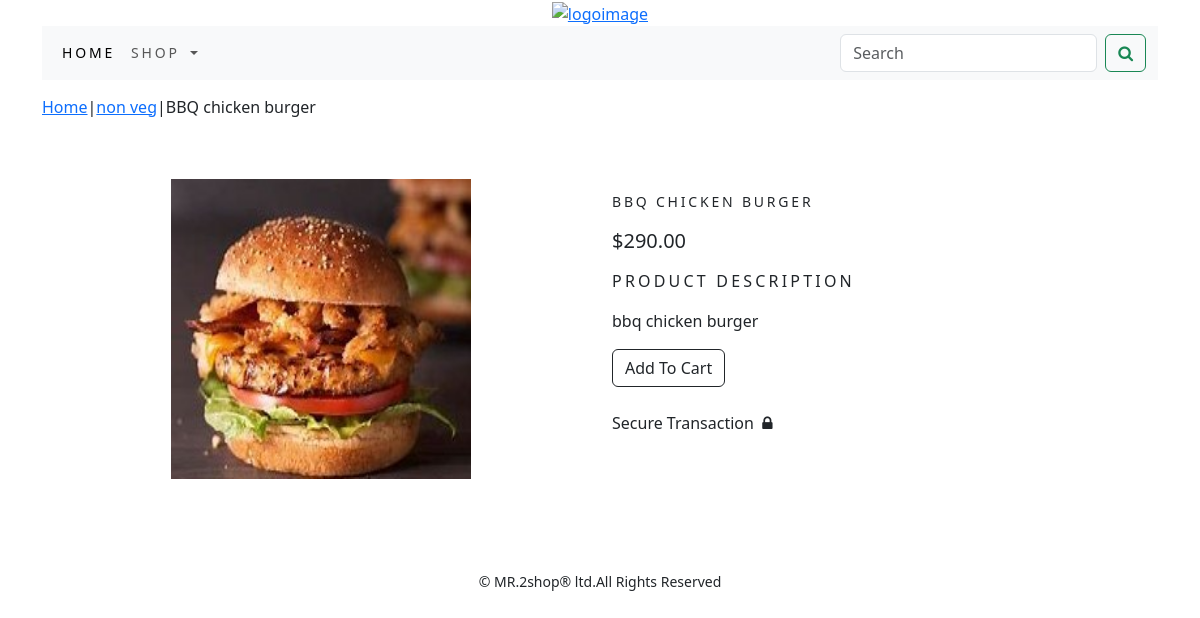
Page /shop/non-veg/bbq-chicken-burger/ on the committed database.
### shop/models.py (models this page shows, shortened)
class Product(models.Model):
    name=models.CharField(max_length=250,unique=True)
    slug=models.SlugField(max_length=250,unique=True)
    description=models.TextField(blank=True)
    price=models.DecimalField(max_digits=10,decimal_places=2)
    category=models.ForeignKey(Category,on_delete=models.CASCADE)
    image=models.ImageField(upload_to='product',blank=True)
    stock=models.IntegerField()
    available=models.BooleanField(default=True)
    created=models.DateTimeField(auto_now_add=True)
    updated=models.DateTimeField(auto_now=True)
    class Meta:
        ordering = ('name',)
        verbose_name = 'product'
        verbose_name_plural = 'products'

class Category(models.Model):
    name=models.CharField(max_length=250,unique=True)
    slug=models.SlugField(max_length=250,unique=True)
    description=models.TextField(blank=True)
    image=models.ImageField(upload_to='category',blank=True)
    class Meta:
        ordering=('name',)
        verbose_name='category'
        verbose_name_plural='categories'
    def get_url(self):
        return reverse('shop:products_by_category', args=[self.slug])
    def __str__(self):
        return '{}'.format(self.name)

### shop/views.py (the view)
# urls.py: path('shop/<slug:c_slug>/<slug:product_slug>/',views.prodetail,name='product_Detail'),
def prodetail(request,c_slug,product_slug):
    try:
        product=Product.objects.get(category__slug=c_slug,slug=product_slug)
    except Exception as e:
        raise e
    return  render(request,'product.html',{'product':product})

### cart/context_processors.py (called while the page is built)
def counter(request):
    item_count=0
    if 'admin' in request.path:
        return {}
    else:
        try:
            cart=Cart.objects.filter(cart_id=_cart_id(request))
            car_items=CartItem.objects.all().filter(cart=cart[:1])
            for cat_item in car_items:
                item_count += cat_item.quantity
        except Cart.DoesNotExist:
            item_count=0
    return dict(item_count=item_count)

### cart/views.py (called while the page is built)
def _cart_id(request):
    cart=request.session.session_key
    if not cart:
        cart=request.session.create()
    return cart

### shop/context_processors.py (called while the page is built)
def menu_links(request):
    links=Category.objects.all()
    return dict(links=links)

### templates/product.html (shortened to what this page needs)
{% extends 'base.html' %}
{% load static %}
{% block content %}
<div class="my_prod_row_class">
    <div class="mx_auto">
        <p><a href="{% url 'shop:allprodcat' %}">Home</a>|<a href="{{product.category.get_url}}">{{product.category}}</a>|{{product.name}}</p>
    </div>
</div>
<div class="container">
<br>
<div class="row">
    <div class="col-12 col-sm-12 col-md-12 col-lg-6 text-center">
        <div style="min-width:18rem;">
            <img src="{{product.image.url}}" alt="{{product.name}}" width="300" height="300">
        </div>
    </div>
        <div class="col-12 col-sm-12 col-md-12 col-lg-6">
            <div>
           <h1 class="my_prod_title">{{product.name}}</h1>
            <h5><p>${{product.price}}</p></h5>
            <p class="my_title">Product Description</p>
            <p class="text-justify my_prod_text">{{product.description}}</p>
            {% if product.stock  <= 0 %}
            <p class="text-justify my_prod_text"><b>Out Of Stock</b></p>
            {% else %}
            <a class='btn btn-outline-dark' href="{% url 'cart:add_cart' product.id %}">Add To Cart</a><br><br>
                Secure Transaction &nbsp;<i class="fa fa-lock"></i>
            {% endif %}
            </div>
        </div>
        </div>
    </div>
</div>
<br>
<br>
<br>
{% endblock %}

### static/css/custom.css (style rules this page uses)
.my_title { font-size:16px; text-transform:uppercase; letter-spacing:.2em; }
.my_prod_row_class { padding-top:15px; padding-bottom:20px; }
.my_prod_title { font-size:14px; text-transform:uppercase; letter-spacing:.2em; padding-top:15px; padding-bottom:10px; }
.my_prod_text { padding-right:20px; }

### rows in the picture
Product: category "non veg", name "BBQ chicken burger", image (picture), name "BBQ CHICKEN BURGER", price "290.00", description "bbq chicken burger"
